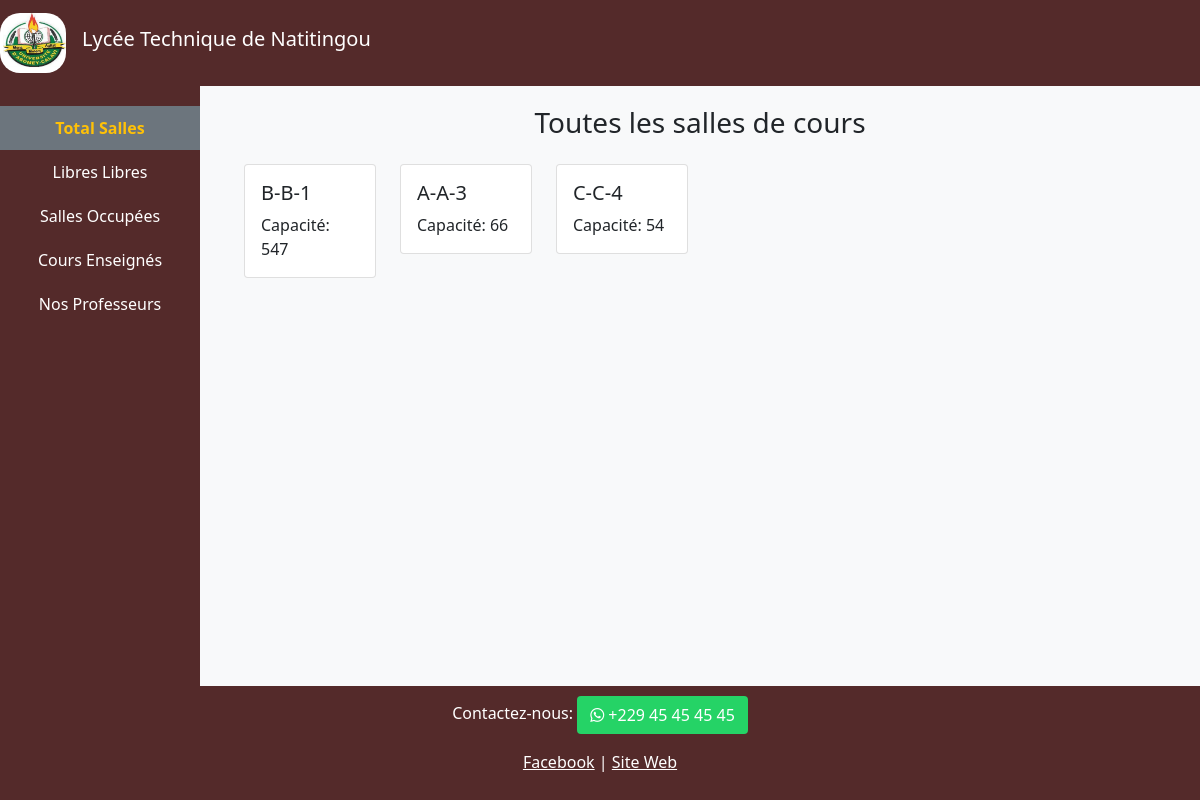
Before: / with the older database file.
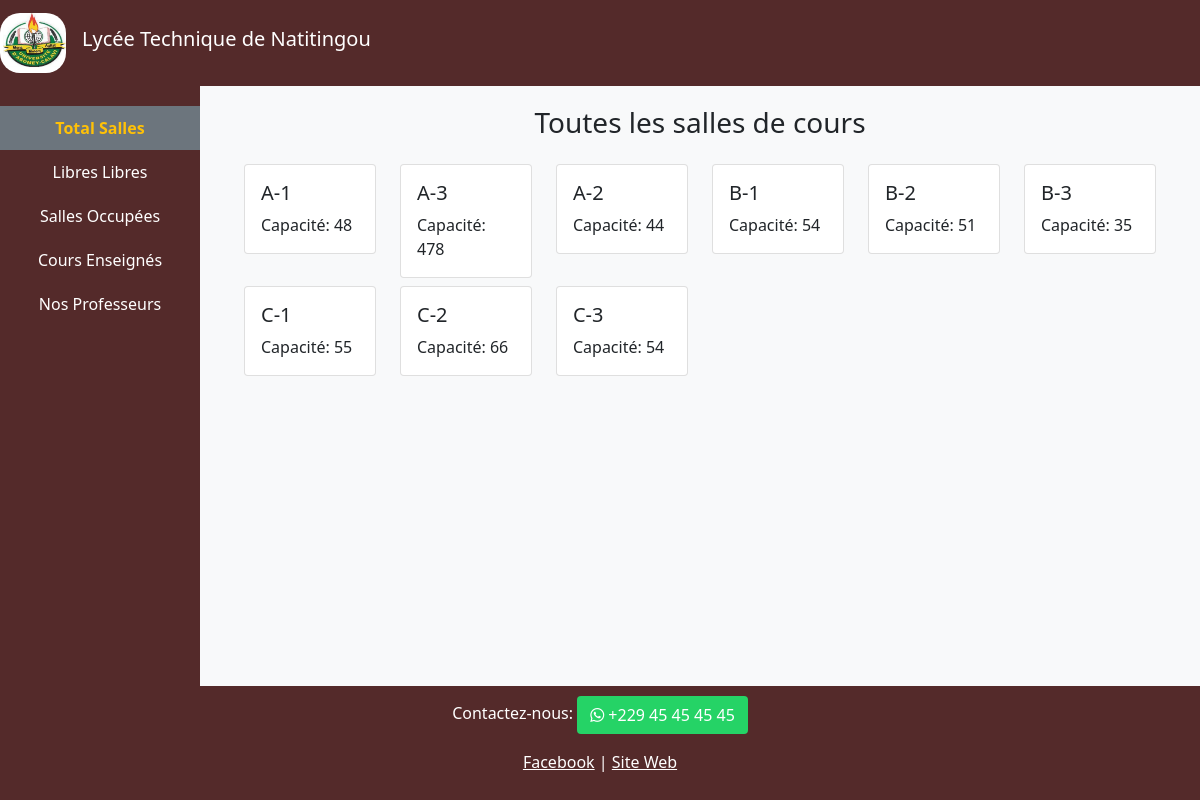
After: the same page with the newer database file.
### salle/models.py (models this page shows, shortened)
class Salle(models.Model):
    numero = models.CharField(max_length=10)
    batiment = models.CharField(max_length=1, choices=[('A', 'A'), ('B', 'B'), ('C', 'C')])
    capacite = models.IntegerField()

### salle/views.py (the view)
# urls.py: path('', views.index, name='index'),
def index(request):
    salles = Salle.objects.all()
    return render(request, 'salle/index.html', {'salles': salles})

### templates/salle/index.html
{% extends 'main.html' %}
{% block content %}
 <div class="sidebar d-none d-lg-block">
  <a href="{% url 'index'%}" class="bg-secondary text-warning"><strong>Total Salles</strong></a>
  <a href="{% url 'salles_libres'%}">Libres Libres</a>
  <a href="{% url 'salles_occupees'%}">Salles Occupées</a>
  <a href="{% url 'cours'%}">Cours Enseignés</a>
  <a href="{% url 'professeur'%}">Nos Professeurs</a>
</div>
<div class="main-content ">
  <div class="container">
    <h3 class="mb-4" style="text-align: center;">Toutes les salles de cours</h3>
    <div class="row">
      {% for salle in salles %}
      <div class="col-lg-2 col-md-3 col-sm-6 col-6 mb-2 ">
        <div class="card case">
          <div class="card-body">
            <h5 class="card-title">{{ salle.batiment }}-{{ salle.numero }}</h5>
            <p class="card-text">Capacité: {{ salle.capacite }}</p>
          </div>
        </div>
      </div>
      {% endfor %}
    </div>
  </div>
</div>
{% endblock content %}

### templates/main.html (shortened to what this page needs)
<!DOCTYPE html>
{% load static %}
<html lang="fr">
<head>
  <link rel="stylesheet" href="{% static 'css/bootstrap.min.css' %}">
  <link rel="stylesheet" href="{% static 'css/bootstrap.css' %}">
  <link rel="stylesheet" href="{% static 'css/style.css'%}">
  <link rel="stylesheet" href="{% static 'css/bootstrap-icons.css'%}">
</head>
<body>
  <nav class="navbar navbar-expand-lg navbar-dark">
    <a class="navbar-brand titre" href="#">
      <img src="{% static 'images/logo-uac.png' %}" alt="">
    </a>
    <h5 class="text-white titre">Lycée Technique de Natitingou</h5>
  </nav>
  {% block content %}
  {% endblock content %}
  <footer>
    <p>Contactez-nous: <a href="https://wa.me/22945454545" class="btn btn-whatsapp"><i class="fa fa-whatsapp"></i> +229 45 45 45 45</a></p>
    <p><a href="https://www.facebook.com" class="text-white">Facebook</a> | <a href="https://www.lntignou.org" class="text-white">Site Web</a></p>
  </footer>
</body>
</html>

### static/css/style.css (style rules this page uses)
body { background-color: #f8f9fa; }
.navbar { background-color: #542A2A; }
.navbar-brand, .navbar-nav .nav-link { color: #fff; }
.sidebar { background-color: #542A2A; min-height: 100vh; padding-top: 20px; position: fixed; width: 200px; }
.sidebar a { color: #fff; text-align: center; padding: 10px; text-decoration: none; display: block; }
.main-content { margin-left: 200px; padding: 20px; }
footer { background-color: #542A2A; color: #fff; text-align: center; padding: 10px 0; position: fixed; bottom: 0; width: 100%; }
.btn-whatsapp { background-color: #25d366; color: #fff; }
nav img { height: 60px; border-radius: 20px 20px; }

Changed rows visible on the page:
removed Salle: batiment "B", numero "B-1", capacite "547"
removed Salle: batiment "A", numero "A-3", capacite "66"
removed Salle: batiment "C", numero "C-4", capacite "54"
added Salle: batiment "A", numero "1", capacite "48"
added Salle: batiment "A", numero "3", capacite "478"
added Salle: batiment "A", numero "2", capacite "44"
added Salle: batiment "B", numero "1", capacite "54"
added Salle: batiment "B", numero "2", capacite "51"
added Salle: batiment "B", numero "3", capacite "35"
added Salle: batiment "C", numero "1", capacite "55"
added Salle: batiment "C", numero "2", capacite "66"
added Salle: batiment "C", numero "3", capacite "54"
